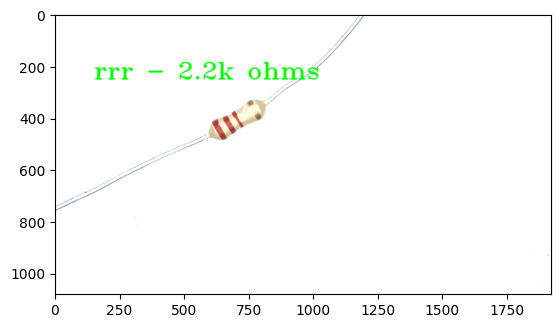
#> input picture _images/018b9cbe830808030298a10581df2ca64a6963fbc5f66346b1519de531af22d0.png, 560 x 328 px
$ python -i utils.py   (imports and definitions only)
#> lines starting #> are read from the running program, lines starting #| are printed output that depends on the picture; after the words box and inside, x2 and y2 are one past the last pixel; in counts of white or black regions, pixels touching at a corner belong together
#> further down, picture is the input picture: shape (328, 560, 3); mean B, G, R 248.9, 250.2, 249.2
# Imports
import cv2
import numpy as np
import matplotlib.pyplot as plt

def extract_color_bands(image):

	# Convert to gray to threshold background
	image_gray = cv2.cvtColor(image, cv2.COLOR_BGR2GRAY)

	# Threshold background
	_, threshed = cv2.threshold(image_gray, 254, 255, cv2.THRESH_BINARY_INV)
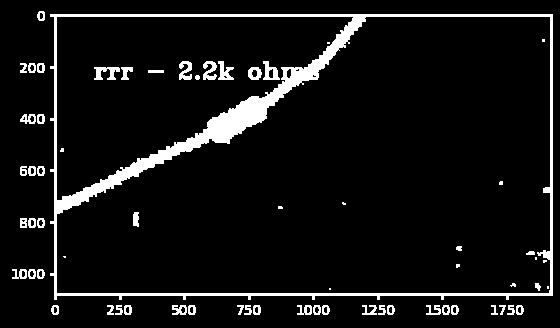
#> threshed: shape (328, 560); 7.5% white; 64 white regions (13 under 20 px), largest, box (x1, y1, x2, y2) and area: (50, 14, 553, 300) 10137, (94, 67, 120, 80) 201, (263, 61, 280, 80) 174

	# The kernel is chosen to be larger than the sticks, and smaller than the resistor
	kernel = cv2.getStructuringElement(cv2.MORPH_RECT, (15, 15))

	# We open the image in order to remove the sticks
	morphed_open = cv2.morphologyEx(threshed, cv2.MORPH_OPEN, kernel)
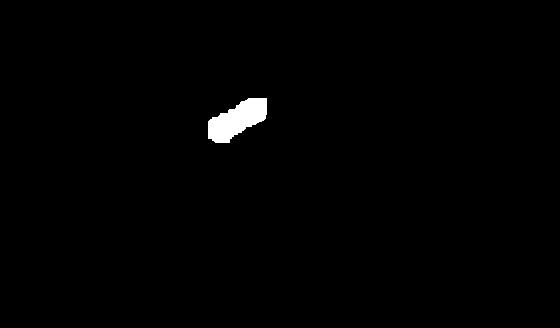
#> morphed_open: shape (328, 560); 0.87% white; 1 white region

	# Find contour of resistor
	contours = cv2.findContours(morphed_open, cv2.RETR_EXTERNAL, cv2.CHAIN_APPROX_SIMPLE)[-2]
#> contours = 1 contour; box (x1, y1, x2, y2) and area: (208, 98, 267, 143) 1504

	# Get largest contour
	maxcontour = max(contours, key=cv2.contourArea)
#> maxcontour = contour of 62 points, box (x1, y1, x2, y2) (208, 98, 267, 143), area 1504

	# Get minimal area rectangle
	rect = cv2.minAreaRect(maxcontour)
#> rect = ((238, 119.8), (70.11, 30.1), -28.89)

	# Get rectangle properties
	angle = rect[2]
#> angle = -28.89
	rows, cols = image.shape[0], image.shape[1]
#> rows = 328; cols = 560

	# Rotate image
	M = cv2.getRotationMatrix2D((rect[0][0],rect[0][1]), angle-90, 1)
#> M = [[-0.483, -0.876, 457.9], [0.876, -0.483, -30.67]]
	image_aligned = cv2.warpAffine(image,M,(cols,rows))
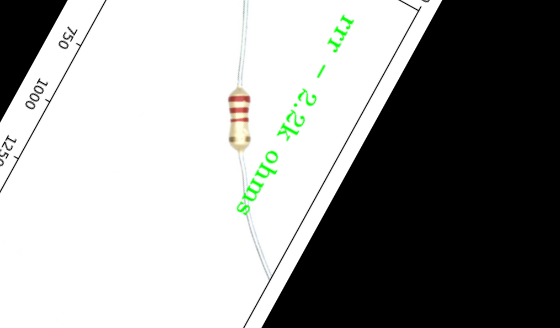
#> image_aligned: shape (328, 560, 3); mean B, G, R 151.2, 152.5, 151.5

	# Rotate bounding box
	box = cv2.boxPoints((rect[0], rect[1], angle))
#> box = [[214.6, 149.9], [200.1, 123.6], [261.4, 89.73], [276, 116.1]]
	pts = np.intp(cv2.transform(np.array([box]), M))[0]
#> pts = [[222, 84], [253, 84], [253, 154], [222, 154]]
	pts[pts < 0] = 0

	# Cropping
	image_cropped = image_aligned[pts[0][1]:pts[3][1], pts[0][0]:pts[2][0]]
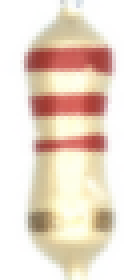
#> image_cropped: shape (70, 31, 3) (shown 4 times larger); mean B, G, R 202.8, 218, 234.5

	# Get HSV calibration params
#> (the run stopped early here; a loop or call above may not have finished)

$ run again, on _images/02d025744508730c974c0c409ded630ea44d55e2aae3661562a6e94765e641ea.png
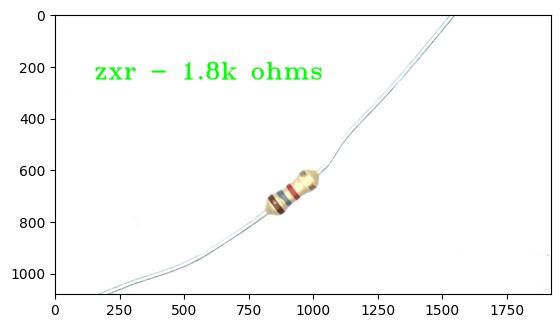
#> input picture _images/02d025744508730c974c0c409ded630ea44d55e2aae3661562a6e94765e641ea.png, 560 x 328 px
#> picture is the input picture: shape (328, 560, 3); mean B, G, R 248.7, 250.1, 248.9
#> in extract_color_bands, `_, threshed = cv2.threshold(image_gray, 254, 255, cv2.THRESH_BINARY_INV)`:
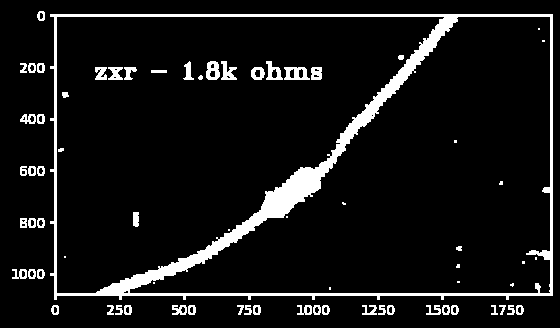
#> threshed: shape (328, 560); 8.2% white; 70 white regions (16 under 20 px), largest, box (x1, y1, x2, y2) and area: (50, 14, 553, 300) 11078, (284, 67, 310, 80) 224, (206, 61, 220, 80) 187
#> morphed_open: shape (328, 560); 0.89% white; 1 white region
#> contours = 1 contour; box (x1, y1, x2, y2) and area: (263, 169, 320, 218) 1542
#> maxcontour = contour of 62 points, box (x1, y1, x2, y2) (263, 169, 320, 218), area 1542
#> rect = ((290.8, 192.8), (73.49, 30.22), -35.71)
#> angle = -35.71
#> M = [[-0.584, -0.812, 617.1], [0.812, -0.584, 69.11]]
#> box = [[269.8, 226.5], [252.2, 201.9], [311.8, 159], [329.5, 183.6]]
#> pts = [[275, 156], [305, 156], [305, 229], [275, 229]]
#> in extract_color_bands, `image_cropped = image_aligned[pts[0][1]:pts[3][1], pts[0][0]:pts[2][0]]`:
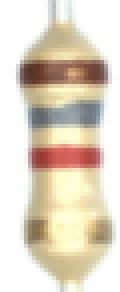
#> image_cropped: shape (73, 30, 3) (shown 4 times larger); mean B, G, R 197.1, 214, 224.9

$ run again, on _images/0a7aba007c36bc05f6eafe1616ed7ff1521d66f56f078fdf93797363eab85cb8.png
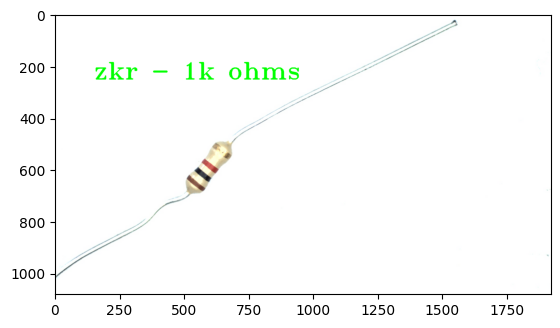
#> input picture _images/0a7aba007c36bc05f6eafe1616ed7ff1521d66f56f078fdf93797363eab85cb8.png, 560 x 328 px
#> picture is the input picture: shape (328, 560, 3); mean B, G, R 248.8, 250.1, 249
#> in extract_color_bands, `_, threshed = cv2.threshold(image_gray, 254, 255, cv2.THRESH_BINARY_INV)`:
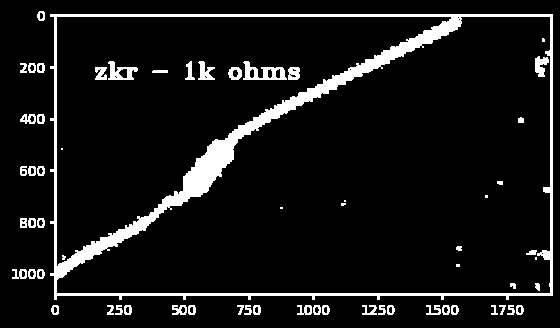
#> threshed: shape (328, 560); 8.4% white; 62 white regions (9 under 20 px), largest, box (x1, y1, x2, y2) and area: (50, 14, 553, 300) 11379, (243, 61, 287, 80) 412, (108, 61, 138, 80) 287
#> morphed_open: shape (328, 560); 0.89% white; 1 white region
#> contours = 1 contour; box (x1, y1, x2, y2) and area: (183, 140, 233, 197) 1552
#> maxcontour = contour of 71 points, box (x1, y1, x2, y2) (183, 140, 233, 197), area 1552
#> rect = ((207.1, 167.7), (74.34, 29.36), -51.34)
#> angle = -51.34
#> M = [[-0.781, -0.625, 473.5], [0.625, -0.781, 169.2]]
#> box = [[195.3, 205.9], [172.4, 187.5], [218.8, 129.5], [241.8, 147.8]]
#> pts = [[192, 130], [221, 130], [221, 204], [192, 204]]
#> in extract_color_bands, `image_cropped = image_aligned[pts[0][1]:pts[3][1], pts[0][0]:pts[2][0]]`:
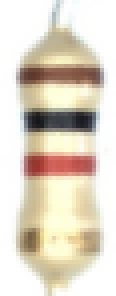
#> image_cropped: shape (74, 29, 3) (shown 4 times larger); mean B, G, R 199.8, 215.2, 224.6
